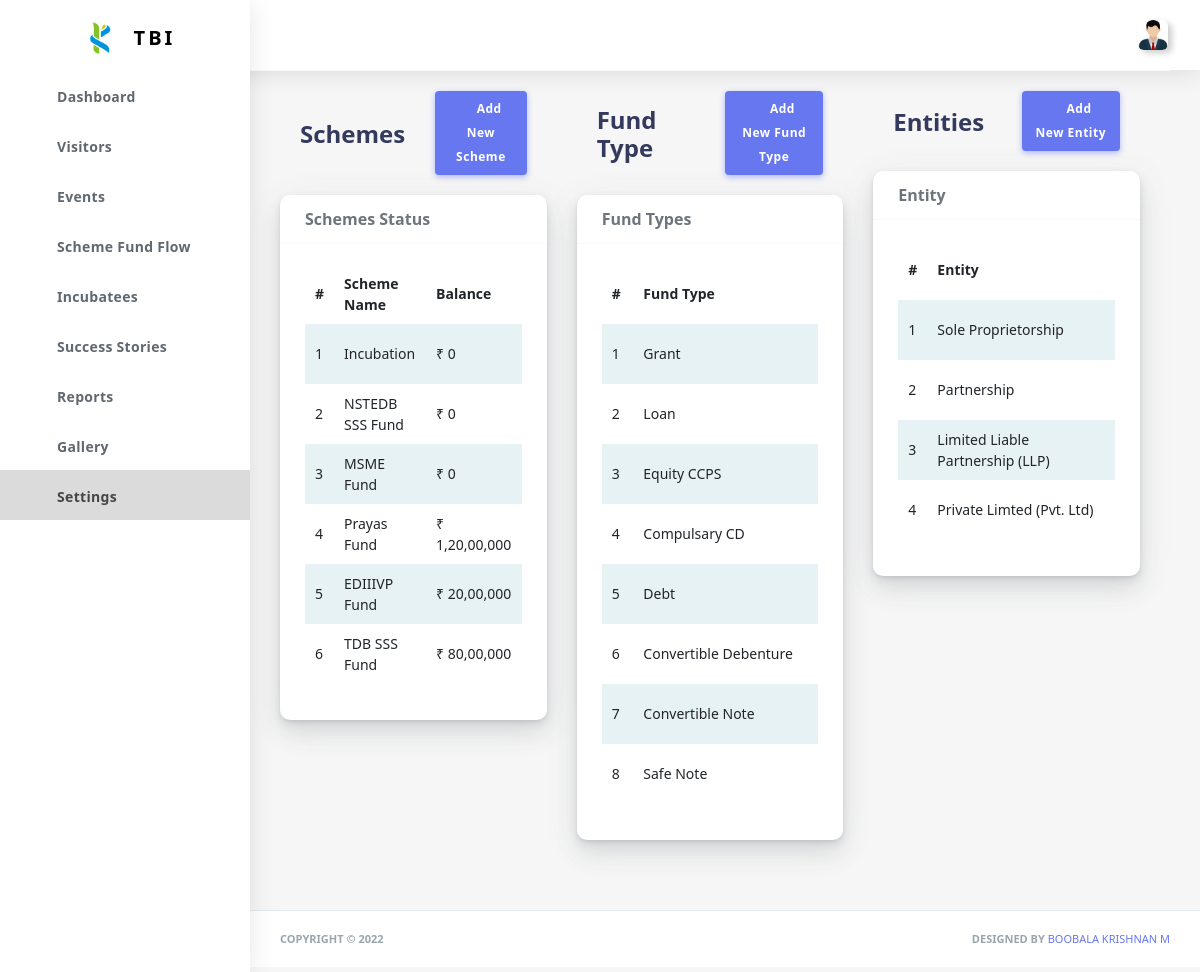
Page /settings/ (signed in) on the earlier database version.
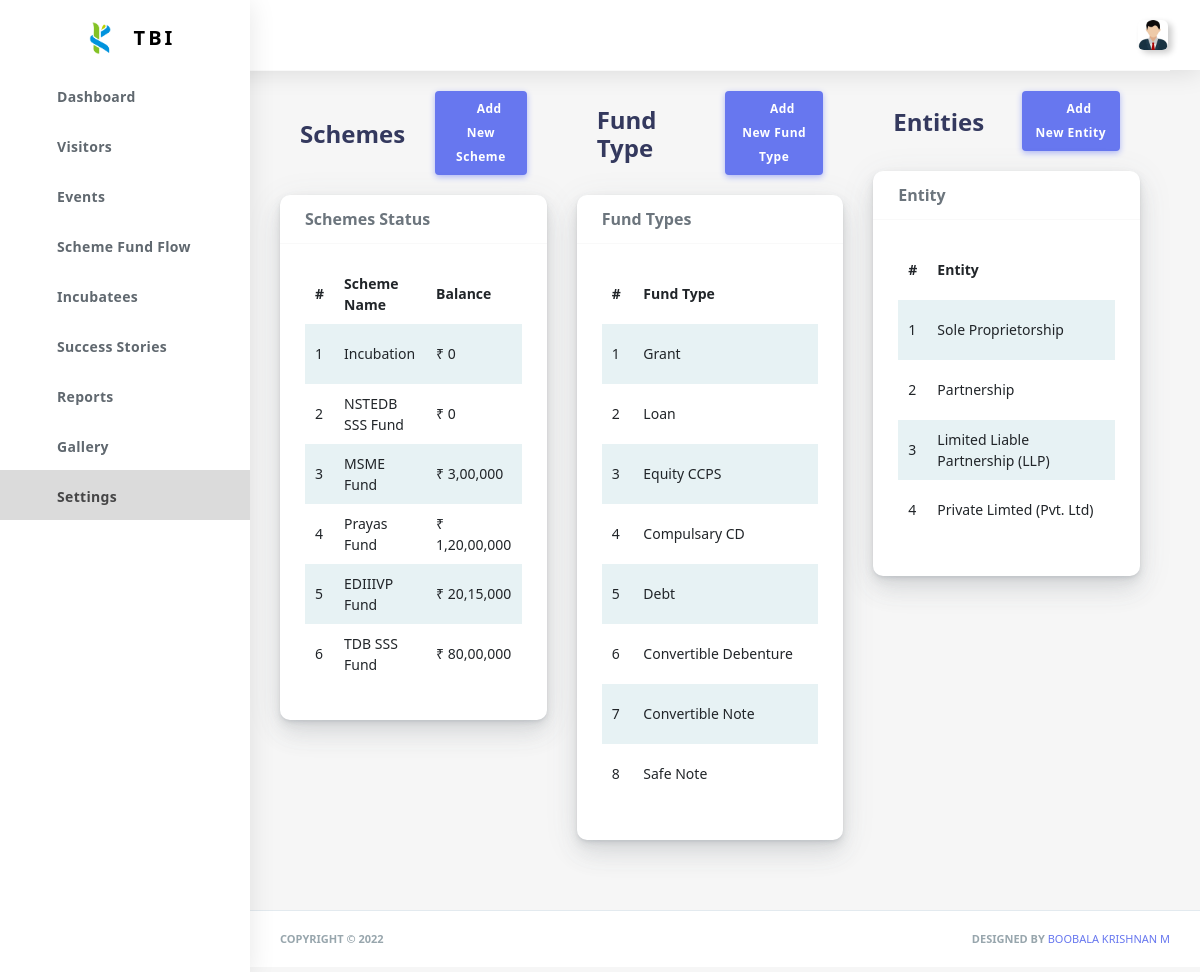
Same page on the later database version.
### Users/models.py (models this page shows, shortened)
class Schemes(models.Model):
    schemeName = models.CharField(
        max_length=60,
        primary_key=True,
        validators = [validators['text']],
        verbose_name = "Scheme Name"
    )
    status = models.BooleanField(default=True)
    amount = models.CharField(max_length=20,
        validators = [validators['numbers']],
        verbose_name="Amount",
        default = '0',
    )

### Users/views.py (the view, shortened to what this page needs)
# urls.py: path('settings/',views.settings,name = 'settings'),
@login_required(login_url='/login/')
def settings(request):
    toast = []
    entityForm = EntityForm()
    schemeForm = SchemeForm()
    fundtypeForm = FundingForm()
    ErrorForm = -1
    Scheme = Schemes.objects.all()
    FundType = FundingType.objects.all()
    Entities = Entity.objects.all()
    return render(request, 'settings.html', {
        "Scheme":Scheme,
        "FundType":FundType,
        "Entities":Entities,
        "EntityForm":entityForm,
        "SchemeForm":schemeForm,
        "fundtypeForm":fundtypeForm,
        "toast":toast,
        "ErrorForm":ErrorForm,
    })

### Front End/Templates/settings.html (shortened to what the changed rows need)
{% extends "body.html" %}
{% load crispy_forms_tags %}
{% load static %}
{% block CSS %}
<link rel="stylesheet" href="{% static 'Front End/CSS/bundles/iziToast.min.css' %}">
{% endblock CSS %}
{% block content %}
<div class="main-content row">
    <div class="col-12 col-md-4 col-lg-4">
        <section class="section">
            <div class="section-header">
                <div class="col">
                    <h1>Schemes</h1>
                </div>
            </div>
            <div class="row">
                <div class="col-12 col-sm-12 col-lg-12">
                    <div class="card">
                        <div class="card-body">
                            <div class="table-responsive table-invoice">
                                <table class="table table-striped">
                                <tr>
                                    <th>#</th>
                                    <th>Scheme Name</th>
                                    <th>Balance</th>
                                </tr>
                                {% for i in Scheme %}
                                <tr>
                                    <td>{{ forloop.counter }}</td>
                                    <td>{{ i.schemeName }}</td>
                                    <td>₹ {{ i.amount }}</td>
                                </tr>
                                {% empty %}
                                <tr>
                                    <td colspan=4 class="text-center">No Schemes Available</td>
                                </tr>
                                {% endfor %}
                                </table>
                            </div>
                        </div>
                    </div>
                </div>
            </div>
        </section>
    </div>
    <div class="col-12 col-md-4 col-lg-4">
        <section class="section">
            <div class="section-header">
                <div class="col">
                    <h1>Fund Type</h1>
                </div>
            </div>
            <div class="row">
                <div class="col-12 col-sm-12 col-lg-12">
                <div class="card">
                    <div class="card-body">
                    <div class="table-responsive table-invoice">
                        <table class="table table-striped">
                        <tr>
                            <th>#</th>
                            <th>Fund Type</th>
                        </tr>
                        </table>
                    </div>
                    </div>
                </div>
                </div>
            </div>
        </section>
    </div>
    <div class="col-12 col-md-4 col-lg-4">
        <section class="section">
            <div class="section-header">
                <div class="col">
                    <h1>Entities</h1>
                </div>
            </div>
            <div class="row">
                <div class="col-12 col-sm-12 col-lg-12">
                <div class="card">
                    <div class="card-body">
                    <div class="table-responsive table-invoice">
                        <table class="table table-striped">
                        <tr>
                            <th>#</th>
                            <th>Entity</th>
                        </tr>
                        </table>
                    </div>
                    </div>
                </div>
                </div>
            </div>
        </section>
    </div>
</div>
{% endblock content %}

Differences in the rows shown:
changed Schemes "MSME Fund": amount "0" → "3,00,000"
changed Schemes "EDIIIVP Fund": amount "20,00,000" → "20,15,000"
